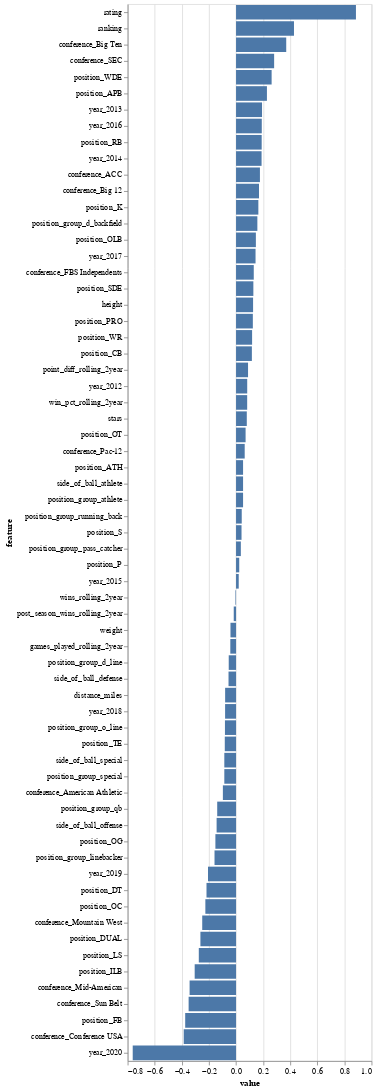

The code cell stored with this chart in its notebook:
### Code cell
chart = alt.Chart(coefficients).mark_bar().encode(
    x=alt.X('value', sort=alt.EncodingSortField(field='value', order='descending')),
    y=alt.Y('feature', sort=None)
)
chart

### Figure 1 — Vega-Lite specification as saved in the notebook (floating-point values rounded to 4 significant figures)
{"config": {"view": {"continuousWidth": 300, "continuousHeight": 300}}, "data": {"name": "data-1375539cf8b2a29767c216dec7878d41"}, "mark": {"type": "bar"}, "encoding": {"x": {"field": "value", "sort": {"field": "value", "order": "descending"}, "type": "quantitative"}, "y": {"field": "feature", "sort": null, "type": "nominal"}}, "$schema": "https://vega.github.io/schema/vega-lite/v5.20.1.json", "datasets": {"data-1375539cf8b2a29767c216dec7878d41": [{"feature": "rating", "value": 0.8849}, {"feature": "ranking", "value": 0.4276}, {"feature": "conference_Big Ten", "value": 0.3704}, {"feature": "conference_SEC", "value": 0.2811}, {"feature": "position_WDE", "value": 0.2626}, {"feature": "position_APB", "value": 0.228}, {"feature": "year_2013", "value": 0.1918}, {"feature": "year_2016", "value": 0.1899}, {"feature": "position_RB", "value": 0.1893}, {"feature": "year_2014", "value": 0.1885}, {"feature": "conference_ACC", "value": 0.1763}, {"feature": "conference_Big 12", "value": 0.1695}, {"feature": "position_K", "value": 0.1647}, {"feature": "position_group_d_backfield", "value": 0.1574}, {"feature": "position_OLB", "value": 0.1463}, {"feature": "year_2017", "value": 0.1439}, {"feature": "conference_FBS Independents", "value": 0.1308}, {"feature": "position_SDE", "value": 0.1278}, {"feature": "height", "value": 0.1258}, {"feature": "position_PRO", "value": 0.124}, {"feature": "position_WR", "value": 0.1185}, {"feature": "position_CB", "value": 0.1169}, {"feature": "point_diff_rolling_2year", "value": 0.08859}, {"feature": "year_2012", "value": 0.08246}, {"feature": "win_pct_rolling_2year", "value": 0.08218}, {"feature": "stars", "value": 0.07936}, {"feature": "position_OT", "value": 0.07051}, {"feature": "conference_Pac-12", "value": 0.06391}, {"feature": "position_ATH", "value": 0.05186}, {"feature": "side_of_ball_athlete", "value": 0.05186}, {"feature": "position_group_athlete", "value": 0.05186}, {"feature": "position_group_running_back", "value": 0.042}, {"feature": "position_S", "value": 0.0405}, {"feature": "position_group_pass_catcher", "value": 0.03543}, {"feature": "position_P", "value": 0.02361}, {"feature": "year_2015", "value": 0.01979}, {"feature": "wins_rolling_2year", "value": -0.004184}, {"feature": "post_season_wins_rolling_2year", "value": -0.01697}, {"feature": "weight", "value": -0.0411}, {"feature": "games_played_rolling_2year", "value": -0.04224}, {"feature": "position_group_d_line", "value": -0.05402}, {"feature": "side_of_ball_defense", "value": -0.05551}, {"feature": "distance_miles", "value": -0.08052}, {"feature": "year_2018", "value": -0.08081}, {"feature": "position_group_o_line", "value": -0.0819}, {"feature": "position_TE", "value": -0.08309}, {"feature": "side_of_ball_special", "value": -0.08656}, {"feature": "position_group_special", "value": -0.08656}, {"feature": "conference_American Athletic", "value": -0.09719}, {"feature": "position_group_qb", "value": -0.139}, {"feature": "side_of_ball_offense", "value": -0.1434}, {"feature": "position_OG", "value": -0.1524}, {"feature": "position_group_linebacker", "value": -0.1589}, {"feature": "year_2019", "value": -0.2067}, {"feature": "position_DT", "value": -0.2181}, {"feature": "position_OC", "value": -0.2264}, {"feature": "conference_Mountain West", "value": -0.2495}, {"feature": "position_DUAL", "value": -0.263}, {"feature": "position_LS", "value": -0.2749}, {"feature": "position_ILB", "value": -0.3052}, {"feature": "conference_Mid-American", "value": -0.3428}, {"feature": "conference_Sun Belt", "value": -0.3499}, {"feature": "position_FB", "value": -0.3752}, {"feature": "conference_Conference USA", "value": -0.3862}, {"feature": "year_2020", "value": -0.7625}]}}
